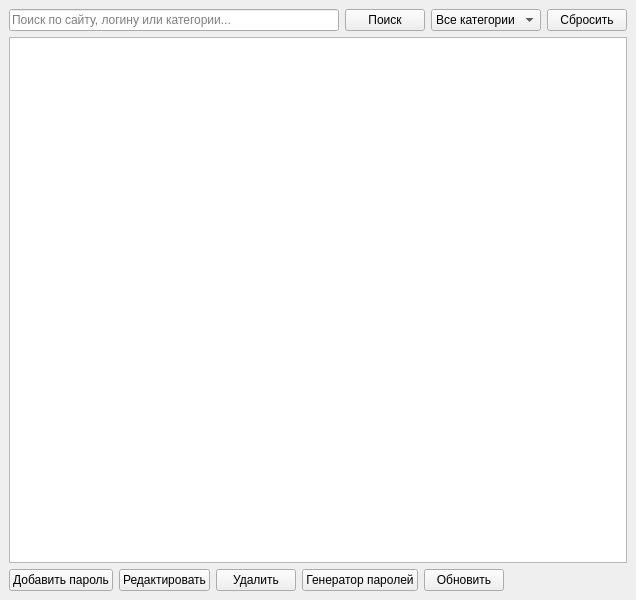
<?xml version="1.0" encoding="UTF-8"?>
<ui version="4.0">
 <class>MainWindow</class>
 <widget class="QMainWindow" name="MainWindow">
  <property name="geometry">
   <rect>
    <x>0</x>
    <y>0</y>
    <width>636</width>
    <height>600</height>
   </rect>
  </property>
  <property name="windowTitle">
   <string>Password Vault - Хранилище паролей</string>
  </property>
  <widget class="QWidget" name="centralwidget">
   <layout class="QVBoxLayout" name="verticalLayout">
    <item>
     <layout class="QHBoxLayout" name="search_layout">
      <item>
       <widget class="QLineEdit" name="search_input">
        <property name="placeholderText">
         <string>Поиск по сайту, логину или категории...</string>
        </property>
       </widget>
      </item>
      <item>
       <widget class="QPushButton" name="search_btn">
        <property name="text">
         <string>Поиск</string>
        </property>
       </widget>
      </item>
      <item>
       <widget class="QComboBox" name="category_filter">
        <item>
         <property name="text">
          <string>Все категории</string>
         </property>
        </item>
       </widget>
      </item>
      <item>
       <widget class="QPushButton" name="clear_filters_btn">
        <property name="text">
         <string>Сбросить</string>
        </property>
       </widget>
      </item>
     </layout>
    </item>
    <item>
     <widget class="QTableView" name="passwords_table"/>
    </item>
    <item>
     <layout class="QHBoxLayout" name="buttons_layout">
      <item>
       <widget class="QPushButton" name="add_btn">
        <property name="text">
         <string>Добавить пароль</string>
        </property>
       </widget>
      </item>
      <item>
       <widget class="QPushButton" name="edit_btn">
        <property name="text">
         <string>Редактировать</string>
        </property>
       </widget>
      </item>
      <item>
       <widget class="QPushButton" name="delete_btn">
        <property name="text">
         <string>Удалить</string>
        </property>
       </widget>
      </item>
      <item>
       <widget class="QPushButton" name="generate_btn">
        <property name="text">
         <string>Генератор паролей</string>
        </property>
       </widget>
      </item>
      <item>
       <widget class="QPushButton" name="refresh_btn">
        <property name="text">
         <string>Обновить</string>
        </property>
       </widget>
      </item>
      <item>
       <spacer name="horizontalSpacer">
        <property name="orientation">
         <enum>Qt::Horizontal</enum>
        </property>
        <property name="sizeHint" stdset="0">
         <size>
          <width>40</width>
          <height>20</height>
         </size>
        </property>
       </spacer>
      </item>
     </layout>
    </item>
   </layout>
  </widget>
 </widget>
 <resources/>
 <connections/>
</ui>
